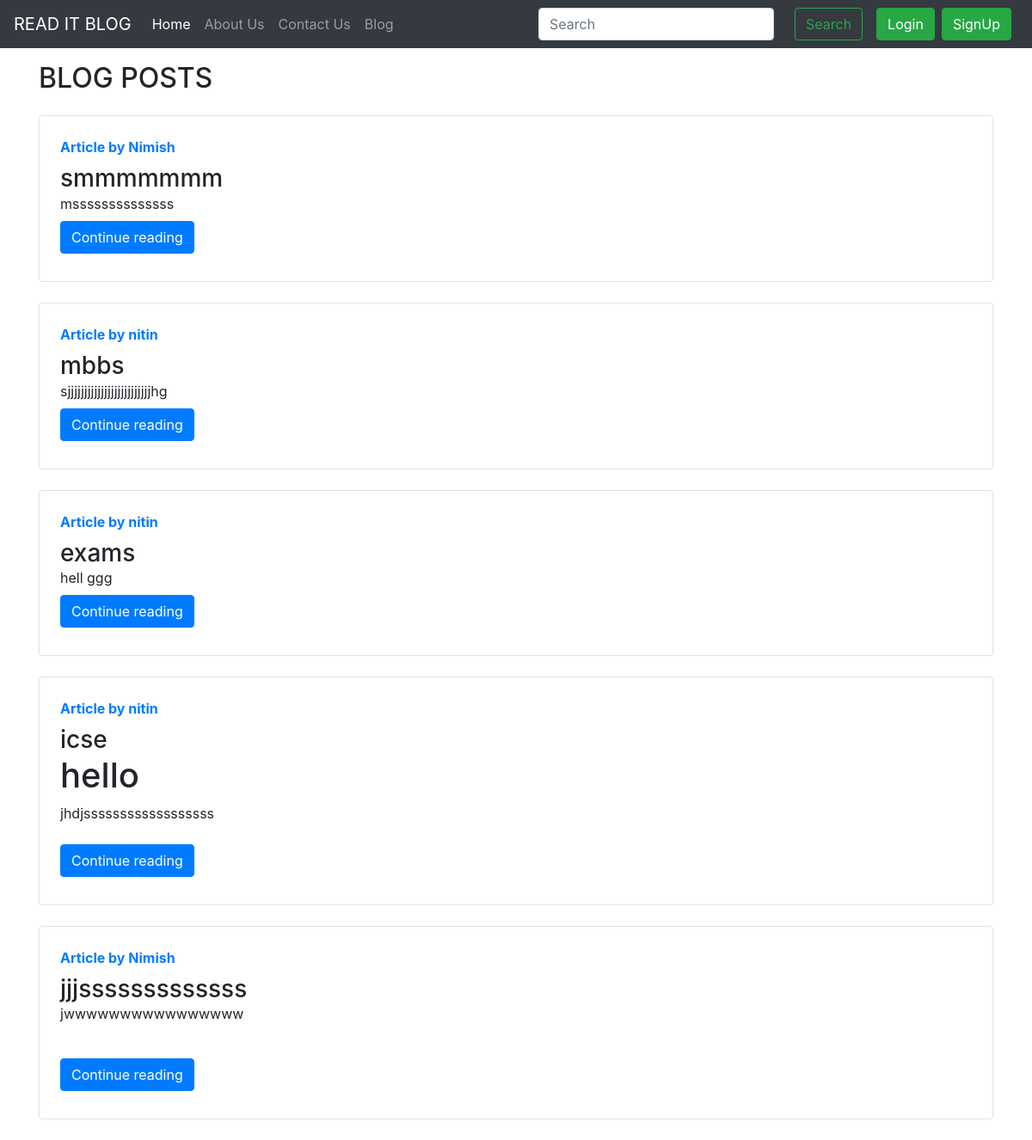
Screenshot of /blog/ with the database file from the repository.
### blogapp/models.py (models this page shows, shortened)
class Post(models.Model):
    sno=models.AutoField(primary_key=True)
    title=models.CharField(max_length=255)
    author=models.CharField(max_length=14)
    user_name = models.CharField(max_length=255,default="")
    content=models.TextField()

### blogapp/views.py (the view)
# urls.py: path('', views.blogHome, name="bloghome"),
def blogHome(request):
    allPosts = Post.objects.all()
    context = {'allPosts': allPosts}
    return render(request, 'bloghome.html',context)

### templates/bloghome.html (shortened to what this page needs)
{% extends 'basic.html' %}
{% block body %}
<div class="container my-3">
    <h2>BLOG POSTS</h2>
     {% for post in allPosts  %}
    <div class="row no-gutters border rounded overflow-hidden flex-md-row mb-4 shadow-sm h-md-250 my-4 position-relative">
        <div class="col p-4 d-flex flex-column position-static">
            <strong class="d-inline-block mb-2 text-primary">Article  by {{post.author}}</strong>
            <h3 class="mb-0">{{post.title}}</h3>
            <p class="card-text mb-auto">{{post.content|safe|truncatechars:500}}</p>
            <div class="my-2">
            	<a href="/blog/{{post.sno}}" role="button" class="btn btn-primary">Continue reading</a>
            </div>
        </div>
        </div>
      {% endfor %}
</div>
 {% endblock %}

### rows the page displays
Post: author "Nimish", title "smmmmmmm", content "mssssssssssssss"
Post: author "nitin", title "mbbs", content "sjjjjjjjjjjjjjjjjjjjjjjjjjhg"
Post: author "nitin", title "exams", content "hell ggg"
Post: author "nitin", title "icse", content "hello jhdjssssssssssssssssss"
Post: author "Nimish", title "jjjsssssssssssss", content "jwwwwwwwwwwwwwwww"
